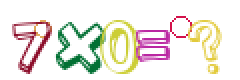
#> input picture images/Test/7x02.png, 120 x 40 px (shown 2 times larger); its folder holds only this picture in this run
$ python tryxz.py
#> lines starting #> are read from the running program, lines starting #| are printed output that depends on the picture
from PIL import Image, ImageDraw, ImageOps
import random
import os

def add_random_border(image_path, output_path):
    # 打开图像
#> called with image_path = './images/Test/7x02.png', output_path = 'images/TH/7x02q.png'
    image = Image.open(image_path)
#> image is the input picture: PIL image 120x40 RGB; mean R, G, B 236.7, 232.3, 225.1
    # 生成随机的边框宽度，范围在 10 到 50 像素之间
    border_width = random.randint(0, 50)
    # 生成随机的边框颜色，使用 RGB 模式
    border_color = (255, 255, 255)
    # 扩展图像，添加边框
    bordered_image = ImageOps.expand(image, border=border_width, fill=border_color)
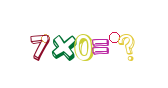
#> bordered_image: PIL image 168x88 RGB; mean R, G, B 249, 247.6, 245.3
    # 保存结果图像
    bordered_image.save(output_path)


# 单纯批量改变图片尺寸调整

# 定义要遍历的文件夹路径
folder_path = './images/Test'

# 遍历文件夹中的所有文件和子文件夹
for root, dirs, files in os.walk(folder_path):
    for file in files:
        # 获取文件的完整路径
        file_path = os.path.join(root, file)
        add_random_border(file_path, "images/TH/" + file.split('.')[0] + "q.png")

$ run again, on images/Test/9x61.png
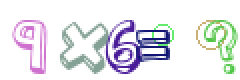
#> input picture images/Test/9x61.png, 120 x 40 px (shown 2 times larger)
#> in add_random_border, image is the input picture: PIL image 120x40 RGB; mean R, G, B 230.3, 230.7, 235.6
#> in add_random_border, `bordered_image = ImageOps.expand(image, border=border_width, fill=bord..`:
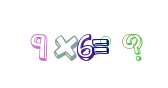
#> bordered_image: PIL image 168x88 RGB; mean R, G, B 247, 247.1, 248.7

$ run again, on images/Test/7x53.png
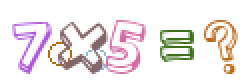
#> input picture images/Test/7x53.png, 120 x 40 px (shown 2 times larger)
#> in add_random_border, image is the input picture: PIL image 120x40 RGB; mean R, G, B 238.4, 230.6, 231.5
#> in add_random_border, `bordered_image = ImageOps.expand(image, border=border_width, fill=bord..`:
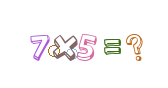
#> bordered_image: PIL image 168x88 RGB; mean R, G, B 249.6, 247.1, 247.4

$ run again, on images/Test/8+64.png
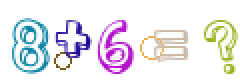
#> input picture images/Test/8+64.png, 120 x 40 px (shown 2 times larger)
#> in add_random_border, image is the input picture: PIL image 120x40 RGB; mean R, G, B 234.1, 231.9, 238
#> in add_random_border, `bordered_image = ImageOps.expand(image, border=border_width, fill=bord..`:
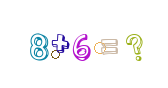
#> bordered_image: PIL image 168x88 RGB; mean R, G, B 248.2, 247.5, 249.5

$ run again, on images/Test/9-20.png
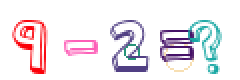
#> input picture images/Test/9-20.png, 120 x 40 px (shown 2 times larger)
#> in add_random_border, image is the input picture: PIL image 120x40 RGB; mean R, G, B 238.2, 231, 236.3
#> in add_random_border, `bordered_image = ImageOps.expand(image, border=border_width, fill=bord..`:
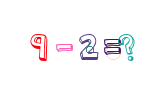
#> bordered_image: PIL image 168x88 RGB; mean R, G, B 249.6, 247.2, 248.9
